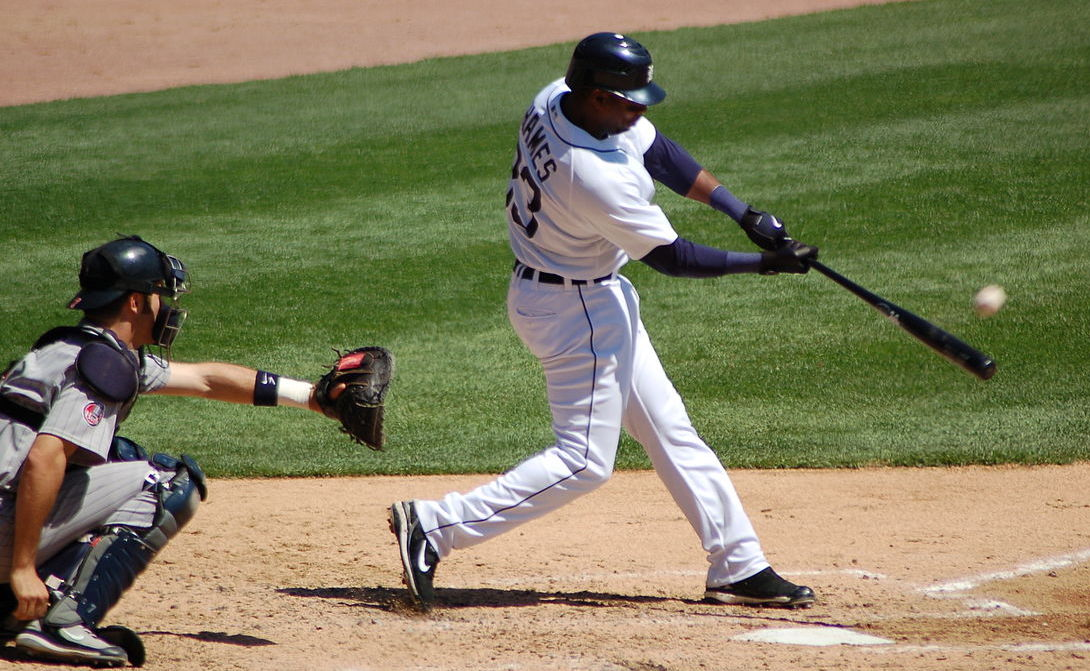
#> input picture baseball.jpg, 1090 x 671 px
$ jupyter execute 'Image Translation.ipynb'
#> lines starting #> are read from the running program, lines starting #| are printed output that depends on the picture
# Ex. No: 04
## Image Translation Using OpenCV

**Name** : Deepika R    **Reg. No :** 212224040061   **Slot No :** T2 26OD2199

# **Image Translation**

Write a Python program using OpenCV to perform image translation on the **"Given image"**.

The program should:

1. Import `cv2`, `numpy`, and `matplotlib.pyplot`.
2. Read the image **"given** in color mode.
3. Create a **translation matrix** that moves the image
   **50 pixels to the right** and **80 pixels down**.
4. Apply the translation
5. Display the following using a **1 × 2 layout** in Matplotlib:
   - **Original Image**
   - **Translated Image**

[cell 1]
# Import
import cv2
import numpy as np
import matplotlib.pyplot as plt

[cell 2]
img = cv2.imread("baseball.jpg")
#> img is the input picture: shape (671, 1090, 3); mean B, G, R 92.2, 124.4, 126.7

[cell 3]
M = np.float32([[1, 0, 50],
                [0, 1, 80]])

[cell 4]
translated = cv2.warpAffine(img, M, (500, 500))
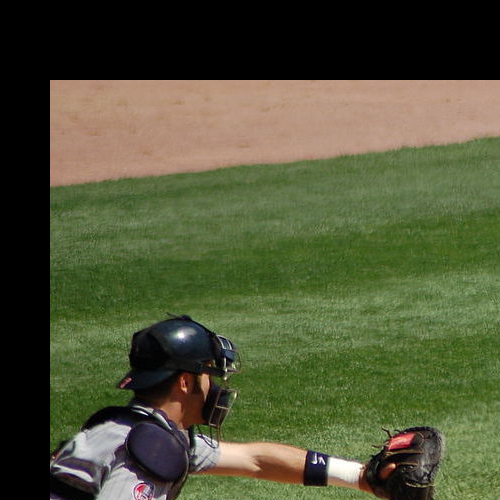
#> translated: shape (500, 500, 3); mean B, G, R 54.9, 83.4, 79.2

[cell 5]
plt.figure(figsize=(10, 5))

plt.subplot(1, 2, 1)
plt.imshow(img)
plt.title("Original Image")

plt.subplot(1, 2, 2)
plt.imshow(translated)
plt.title("Translated Image")

plt.show()
#> figure, not shown here; B, G, R data is drawn as R, G, B

# **Image Scaling**

Write a Python program using OpenCV to perform image scaling on the **given image**.

The program should:

1. Scale the image to:
   - **0.5 times** its original size (downscaling)
   - **2 times** its original size (upscaling)
2. Use `cv2.resize` with appropriate scaling factors.
5. Display the following using a **1 × 3 layout** in Matplotlib:
   - **Original Image**
   - **Downscaled Image (0.5×)**
   - **Upscaled Image (2×)**

[cell 6]
import cv2
import matplotlib.pyplot as plt

[cell 7]
img = cv2.imread("baseball.jpg")

[cell 8]
downscaled = cv2.resize(img, None, fx=0.5, fy=0.5)

[cell 9]
upscaled = cv2.resize(img, None, fx=2, fy=2)

[cell 10]
plt.figure(figsize=(15, 5))

plt.subplot(1, 3, 1)
plt.imshow(img)
plt.title("Original Image")

plt.subplot(1, 3, 2)
plt.imshow(downscaled)
plt.title("Downscaled Image")

plt.subplot(1, 3, 3)
plt.imshow(upscaled)
plt.title("Upscaled Image")

plt.show()
#> figure, not shown here; B, G, R data is drawn as R, G, B

# **Image Shearing**

Write a Python program using OpenCV to perform image shearing on the **given image**.

The program should:

1. Create a **shearing transformation matrix** to apply:
   - **Horizontal shearing**
   - **Vertical shearing**
2. Apply the shearing transformations.
3. Display the following using a **1 × 3 layout** in Matplotlib:
   - **Original Image**
   - **Horizontally Sheared Image**
   - **Vertically Sheared Image**

[cell 11]
import cv2
import numpy as np
import matplotlib.pyplot as plt

[cell 12]
img = cv2.imread("baseball.jpg")

[cell 13]
M1 = np.float32([[1, 0.5, 0],
                 [0, 1, 0]])

[cell 14]
horizontal = cv2.warpAffine(img, M1, (img.shape[1], img.shape[0]))

[cell 15]
M2 = np.float32([[1, 0, 0],
                 [0.5, 1, 0]])

[cell 16]
vertical = cv2.warpAffine(img, M2, (img.shape[1], img.shape[0]))
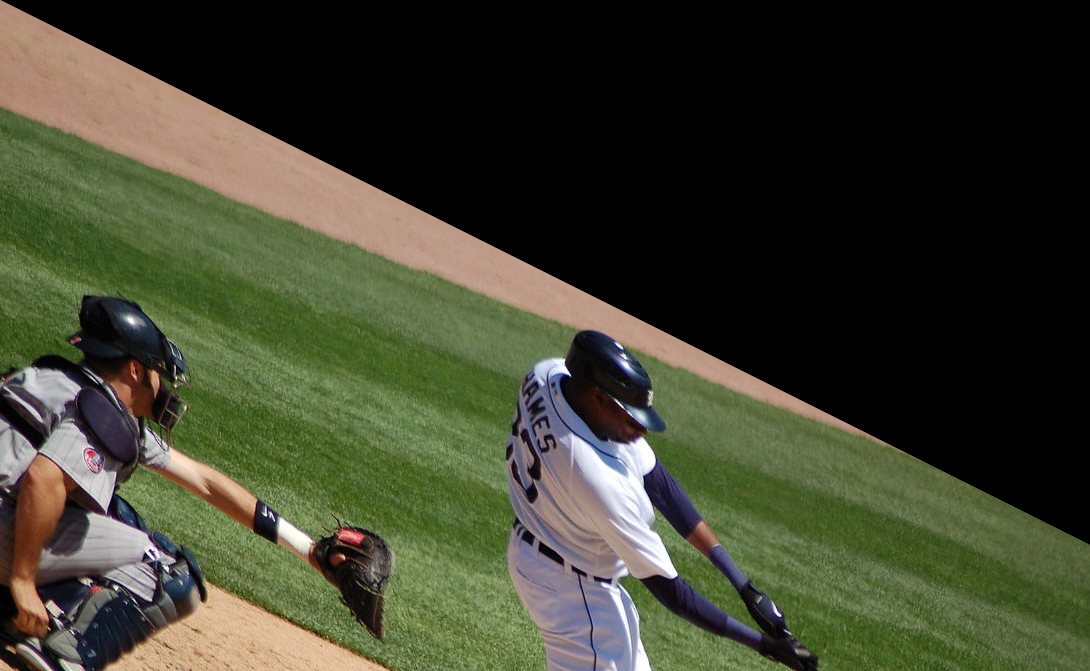
#> vertical: shape (671, 1090, 3); mean B, G, R 46.6, 65.5, 62.8

[cell 17]
plt.figure(figsize=(15, 5))
plt.subplot(1, 3, 1)
plt.imshow(img)
plt.title("Original Image")

plt.subplot(1, 3, 2)
plt.imshow(horizontal)
plt.title("Horizontally Sheared Image")

plt.subplot(1, 3, 3)
plt.imshow(vertical)
plt.title("Vertically Sheared Image")

plt.show()
#> figure, not shown here; B, G, R data is drawn as R, G, B

# **Image Reflection**

Write a Python program using OpenCV to perform image reflection on the **given image**.

The program should:

1. Generate the following reflected versions of the image:
   - **Horizontal Reflection** (flip left ↔ right)
   - **Vertical Reflection** (flip top ↔ bottom)
   - **Both-axis Reflection**
2. Use `cv2.flip` with appropriate flip codes.
3. Display the following using a **2 × 2 layout** in Matplotlib:
   - **Original Image**
   - **Horizontally Reflected Image**
   - **Vertically Reflected Image**
   - **Both-axis Reflected Image**

[cell 18]
import cv2
import matplotlib.pyplot as plt

[cell 19]
img = cv2.imread("baseball.jpg")

[cell 20]
horizontal = cv2.flip(img, 1)
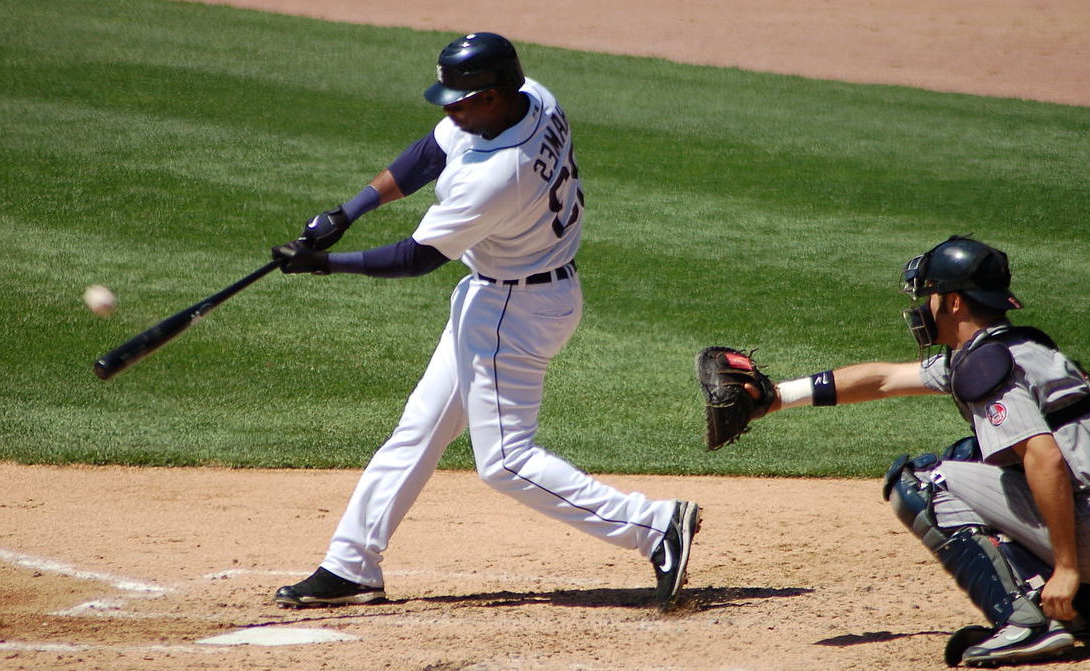
#> horizontal: shape (671, 1090, 3); mean B, G, R 92.2, 124.4, 126.7

[cell 21]
vertical = cv2.flip(img, 0)
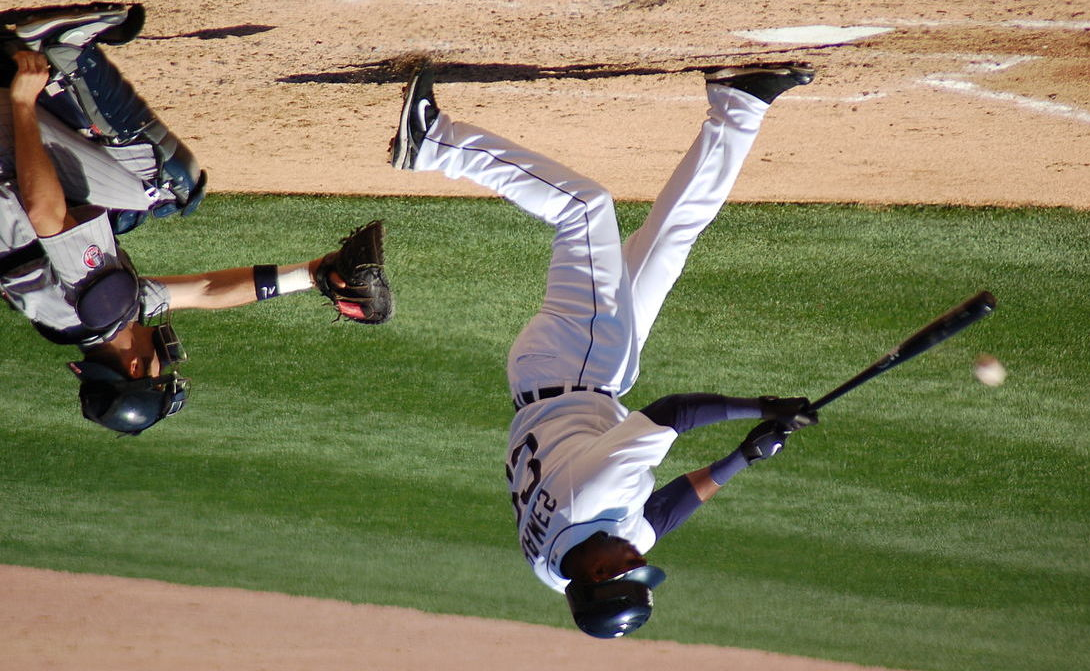
#> vertical: shape (671, 1090, 3); mean B, G, R 92.2, 124.4, 126.7

[cell 22]
both = cv2.flip(img, -1)
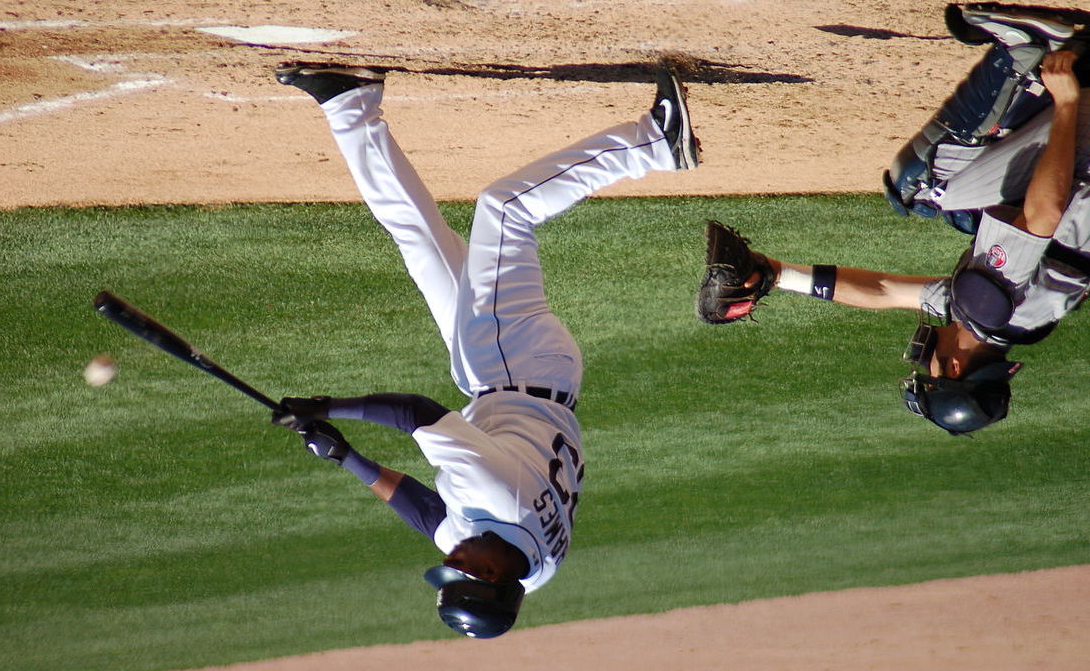
#> both: shape (671, 1090, 3); mean B, G, R 92.2, 124.4, 126.7

[cell 23]
plt.figure(figsize=(10, 8))

plt.subplot(2, 2, 1)
plt.imshow(img)
plt.title("Original Image")

plt.subplot(2, 2, 2)
plt.imshow(horizontal)
plt.title("Horizontal Reflection")

plt.subplot(2, 2, 3)
plt.imshow(vertical)
plt.title("Vertical Reflection")

plt.subplot(2, 2, 4)
plt.imshow(both)
plt.title("Both-axis Reflection")

plt.show()
#> figure, not shown here; B, G, R data is drawn as R, G, B

# **Image Rotation**

Write a Python program using OpenCV to perform **image rotation** on the **given image**.

The program should:

1. Rotate the image by:
   - **45 degrees**
   - **90 degrees**
2. Use `cv2.getRotationMatrix2D` and `cv2.warpAffine`.
3. Display the following using a **1 × 3 layout** in Matplotlib:
   - **Original Image**
   - **45° Rotated Image**
   - **90° Rotated Image**

[cell 24]
import cv2
import matplotlib.pyplot as plt

[cell 25]
img = cv2.imread("baseball.jpg")

[cell 26]
M1 = cv2.getRotationMatrix2D((img.shape[1]/2, img.shape[0]/2), 45, 1)

[cell 27]
rotated45 = cv2.warpAffine(img, M1, (img.shape[1],img.shape[0]))
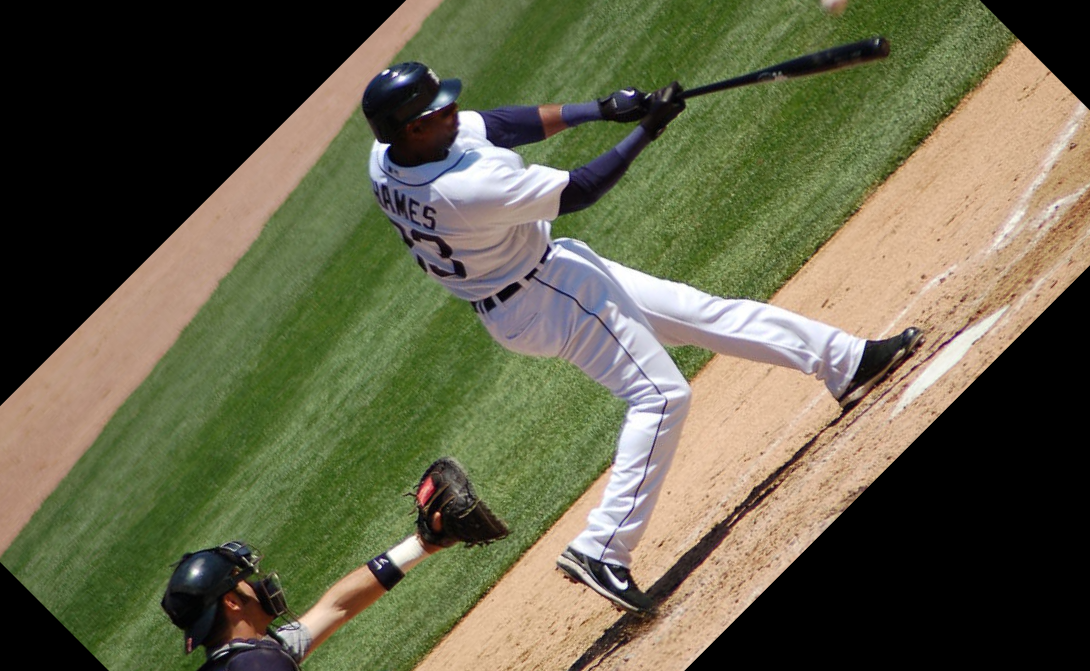
#> rotated45: shape (671, 1090, 3); mean B, G, R 73, 97.5, 99

[cell 28]
M2 = cv2.getRotationMatrix2D((img.shape[1]/2, img.shape[0]/2), 90, 1)

[cell 29]
rotated90 = cv2.warpAffine(img, M2, (img.shape[1], img.shape[0]))
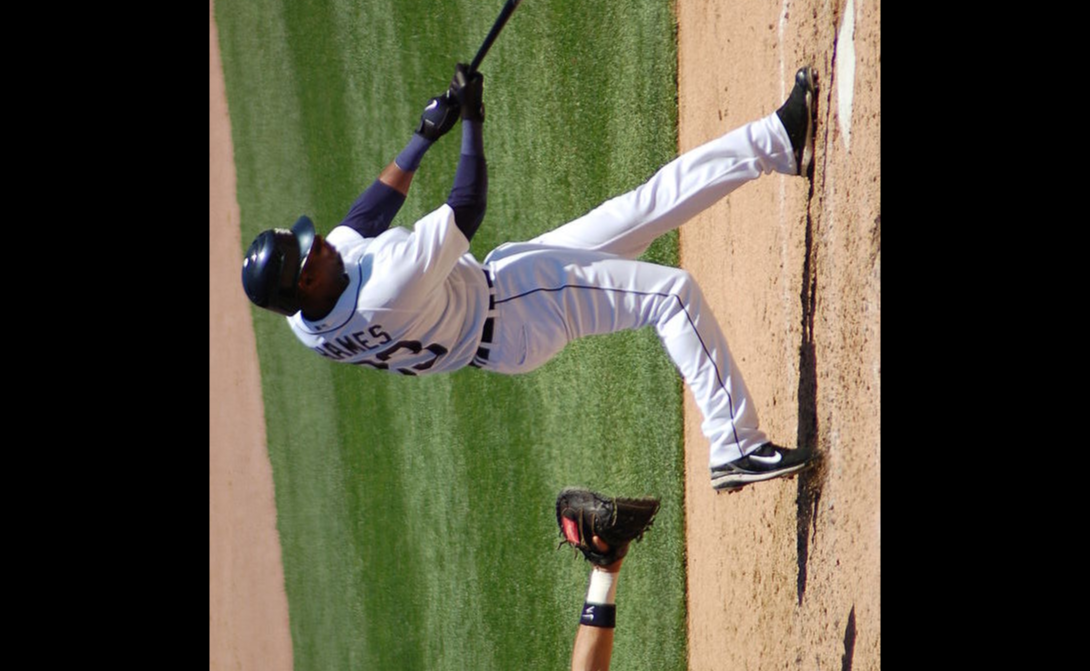
#> rotated90: shape (671, 1090, 3); mean B, G, R 62.2, 81.5, 83

[cell 30]
plt.figure(figsize=(15, 5))

plt.subplot(1, 3, 1)
plt.imshow(img)
plt.title("Original Image")

plt.subplot(1, 3, 2)
plt.imshow(rotated45)
plt.title("45° Rotated Image")

plt.subplot(1, 3, 3)
plt.imshow(rotated90)
plt.title("90° Rotated Image")

plt.show()
#> figure, not shown here; B, G, R data is drawn as R, G, B
